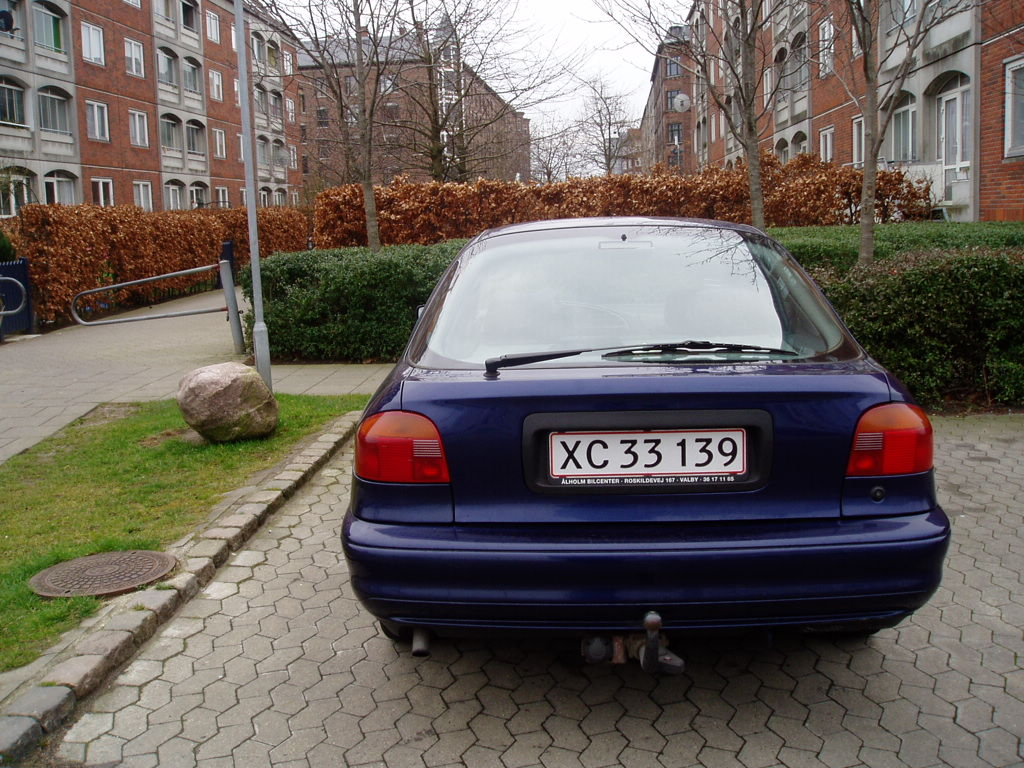
%> input picture img/B_XC33139.JPG, 1024 x 768 px
$ octave --eval "result = detect6('../../../img/B_XC33139.JPG');"   (GNU Octave 9; MATLAB toolbox functions it lacks are replaced by stand-ins)
%> lines starting %> are read from the running program, lines starting %| are printed output that depends on the picture; in (x1, y1, x2, y2) boxes, pixels count from 0 and x2, y2 are one past the last pixel; in counts of white or black regions, pixels touching at a corner belong together; the program's own positions count from 1
### trunk/src/detection/GetBestCandidate.m
% Takes a matrix of connected components and a grayscale image
% Returns best plate candidate based on frequency analysis and ratio

function plateCoords = GetBestCandidate(conComp, inputImage, scaleFactor)

  % Number of components
  numConComp = max(max(conComp));


  % Lets find out which connected component in the image has the most
  % plate-like width/height ratio 504/120 is official size

   optimalPlateRatio = 504/120; %
   optimalPlateness = 17; % If smoothness = 0
   %optimalPlateness = 13; % If smoothness = 1

  % Ratio from image
  %optimalPlateRatio = 182/37;
  % optimalPlateRatio = 182/42;


  % Loop through connected components. The component with the
  % best width/height-aspect is our numberplate

  % smallest diff between best components ratio and optimal plate ratio
  bestRatioDiff = inf;
  bestPlatenessDiff = inf;

  % The number of the component with the closest matchin aspect ratio
  bestRatioComponent = 0;
  bestPlatenessComponent = 0;


for i = 1:numConComp

  % Get Xs and Ys of current component
  [Ys,Xs] = find(conComp == i);

  % Calculate with height of component
  compHeight = max(Ys)-min(Ys);
  compWidth = max(Xs)-min(Xs);
  compLength = length(Xs);

  thisImage = inputImage(min(Ys):max(Ys),min(Xs):max(Xs));

  compSignature = GetSignature(thisImage,0);
  compPlateness = GetPlateness(compSignature);
  [compDistBelow, compDistAbove] = GetDistribution(thisImage);
  compWhiteLine = GetLongestLine(thisImage);

  compIntDiff = max(max(thisImage)) - min(min(thisImage));

  % Calculate width/height-ratio of current component
  compRatio = compWidth/compHeight;

  ratioDiff = abs(optimalPlateRatio-compRatio);
  platenessDiff = abs(optimalPlateness - compPlateness);

  % Maybe it should not HAVE to be a better ratio than the best
  % The ratio is not an exact science anyway. Maybe it should just be one parameter
  % But, remember that the one with the best ratio is picked as the best match currently

  % Candidates need a difference in intensities of at least this value
  % In one set min diff is 43 in the other it is 91
  if compIntDiff >= 43
    %if compDistAbove >= 50 && compDistAbove <= 80
    if compDistAbove >= 0 && compDistAbove <= 100
      if compWhiteLine >= 50 % Needs a white line of length 50%
        if platenessDiff < bestPlatenessDiff && ... % Best plateness
           compPlateness > 10 && compPlateness < 30

            %bestRatioDiff = ratioDiff;
            %bestRatioComponent = i
            bestPlatenessDiff = platenessDiff;
            bestPlatenessComponent = i;
         end
      else
        [ 'A candidate has less than 50% white line' ]
        %figure(661), imshow(thisImage);
        %title([ 'No good white line' ]);
        %beep;
        %pause;
      end
    else
      [ 'A candidate has less than 50% intensity above average' ]
    end
  else
    [ 'A candidate has no good intensity diff' ]
    %beep
  end
end


%if bestRatioDiff < inf % A candidate was selected
if bestPlatenessDiff < inf % A candidate was selected
  % Get coords for best matching component
  %[Ys,Xs] = find(conComp == bestRatioComponent);
  [Ys,Xs] = find(conComp == bestPlatenessComponent);

  % Calculate coords
  minX = min(Xs);
  maxX = max(Xs);
  minY = min(Ys);
  maxY = max(Ys);

  plateCoords = (1/scaleFactor) * [ minX maxX minY maxY ];
else
  % No component was selected but we need to return something
  plateCoords = [ 0 0 0 0 ];
end


end % function

### trunk/src/detection/detect6.m
% Marks areas with avg. intensity of surroundings

function plateCoords = detect6(inputImage)
%> called with inputImage = '../../../img/B_XC33139.JPG'

  filterWidth = 7;
  filterHeight = 2;

  brightenValue = 180; % 256 = no brighten

  showImages = false;
  %showImages = true;

  scaleFactor = 0.25;


  % Read image from file
  origImage = imread(inputImage);
%> origImage is the input picture: size 768x1024x3 uint8; mean R, G, B 106.1, 97.9, 91.7

  % Convert image to greyscale
  grayImage = rgb2gray(origImage);

  % Resize image
  resizedImage = imresize(grayImage, scaleFactor);
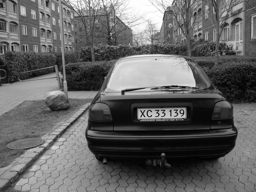
%> resizedImage: size 192x256 uint8; min 1, max 255, mean 99.6

  % Log image
  logImage = log(double(grayImage));
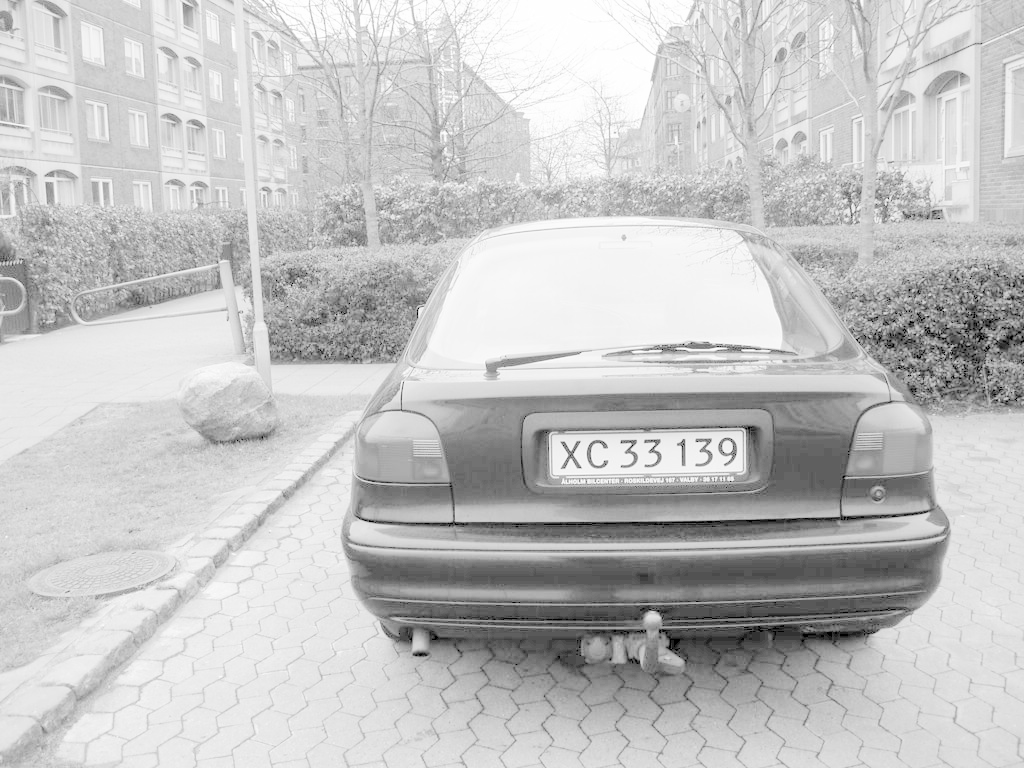
%> logImage: size 768x1024 double; 0.02% of the values are NaN or infinite; the others: min 0, max 5.54, mean 4.27; drawn with min black, max white, NaN and infinite black

  % Brigthen image
  brightenedImage = uint8(256 * (double(resizedImage) ./ brightenValue));
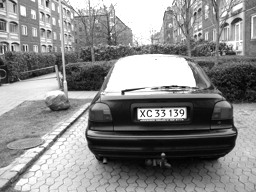
%> brightenedImage: size 192x256 uint8; min 1, max 255, mean 137.1


  % Calculate gradient images
  [FX,FY] = gradient(double(brightenedImage));

  % Convert gradients to absolute values
  FX = abs(FX);
  FY = abs(FY);

  % Normalize gradient images
  FX = uint8(255 * (FX ./ max(max(FX))));
%> FX: size 192x256 uint8
  FY = uint8(255 * (FY ./ max(max(FY))));
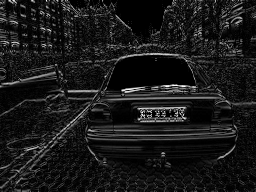
%> FY: size 192x256 uint8; min 0, max 255, mean 25.3

  %%%%%%%%%%%%%%%%%%%%%%%%
  % Apply filter         %
  %%%%%%%%%%%%%%%%%%%%%%%%

  % Get image height and width
  [imHeight, imWidth] = (size(resizedImage))
%> imHeight = 192; imWidth = 256

  % Create empty image
  filteredGradients = zeros(imHeight, imWidth);
  %newImageY = zeros(imHeight, imWidth);


  % Apply filter
  for y = filterHeight:imHeight-filterHeight
    for x = filterWidth:imWidth-filterWidth
      %newImageY(y,x) = round(sum(sum(FY(y:y+filterHeight-1,x:x+filterWidth-1))) / (filterWidth*filterHeight));
      filteredGradients(y,x) = round(sum(sum(FX(y:y+filterHeight-1,x:x+filterWidth-1))) / (filterWidth*filterHeight));
    end
  end
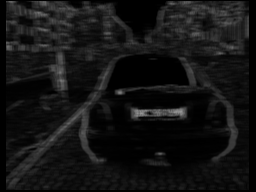
%> filteredGradients: size 192x256 double; min 0, max 149, mean 19.5

  % Normalize (to 256) filtered gradients
  filteredGradients = uint8(256 * (filteredGradients ./ max(max(filteredGradients))));
%> filteredGradients: size 192x256 uint8

  %%%%%%%%%%%%%%%%%%%%%%%%%%%
  % Create binary image     %
  %%%%%%%%%%%%%%%%%%%%%%%%%%%
  binImage = im2bw(filteredGradients,graythresh(filteredGradients));
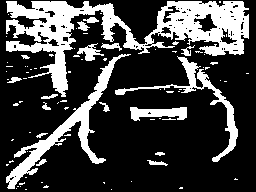
%> binImage: size 192x256 logical; 25.7% white; 84 white regions (66 under 20 px), largest, box (x1, y1, x2, y2) and area: (6, 1, 249, 97) 7411, (6, 54, 131, 189) 2236, (115, 56, 238, 162) 1286


  %%%%%%%%%%%%%%%%%%%%%%%%%%%%%
  % Delete small areas        %
  %%%%%%%%%%%%%%%%%%%%%%%%%%%%%

  % Delete areas smaller than 250 pixels
  binImageSmall = bwareaopen(binImage,250,4);
%> binImageSmall: size 192x256 logical; 23.3% white; 4 white regions, box (x1, y1, x2, y2) and area: (6, 1, 249, 97) 7407, (6, 54, 131, 189) 2219, (115, 57, 238, 162) 1282, (130, 107, 187, 121) 523


  %%%%%%%%%%%%%%%%%%%%%%%%%%%%
  % Connected components     %
  %%%%%%%%%%%%%%%%%%%%%%%%%%%%

  [conComp,numConComp] = (bwlabel(binImageSmall,4));
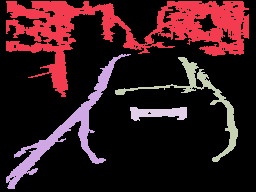
%> conComp: size 192x256 double; 5 distinct labels, from 0 to 4; one colour per label, 0 black
%> numConComp = 4

  %%%%%%%%%%%%%%%%%%%%%%
  % Get best candidate %
  %%%%%%%%%%%%%%%%%%%%%%


  plateCoords = GetBestCandidate(conComp, scaleFactor);
%> the loop in GetBestCandidate, `for i = 1:numConComp` made 1 pass
%> (compHeight, compWidth, compLength) on pass 1: (95, 242, 7407)
%> the run ends on the next line


  % Make plate a little higher
  if sum(plateCoords) > 0
    plateCoords + + [-5 5 0 0 ];
  end


  %%%%%%%%%%%%%%%
  % Images      %
  %%%%%%%%%%%%%%%

  if showImages
    figure(100);

    subplot(2,4,1);
    imshow(resizedImage);

    subplot(2,4,2);
    imshow(brightenedImage);

    subplot(2,4,3);
    imshow(filteredGradients);

    % Show candidate
    subplot(2,4,4);
    if sum(plateCoords) > 0
      imshow(origImage(plateCoords(3):plateCoords(4),plateCoords(1):plateCoords(2)));
    else
      imshow(zeros(2,2));
    end

    subplot(2,4,5);
    imshow(FX);

    %subplot(2,4,6);
    %imshow(FY);

    subplot(2,4,7);
    imshow(binImage);

    subplot(2,4,8);
    imshow(binImageSmall);


    %subplot(2,4,5);
    %imshow(newImage(minY:maxY,minX:maxX));

  end


end % function
